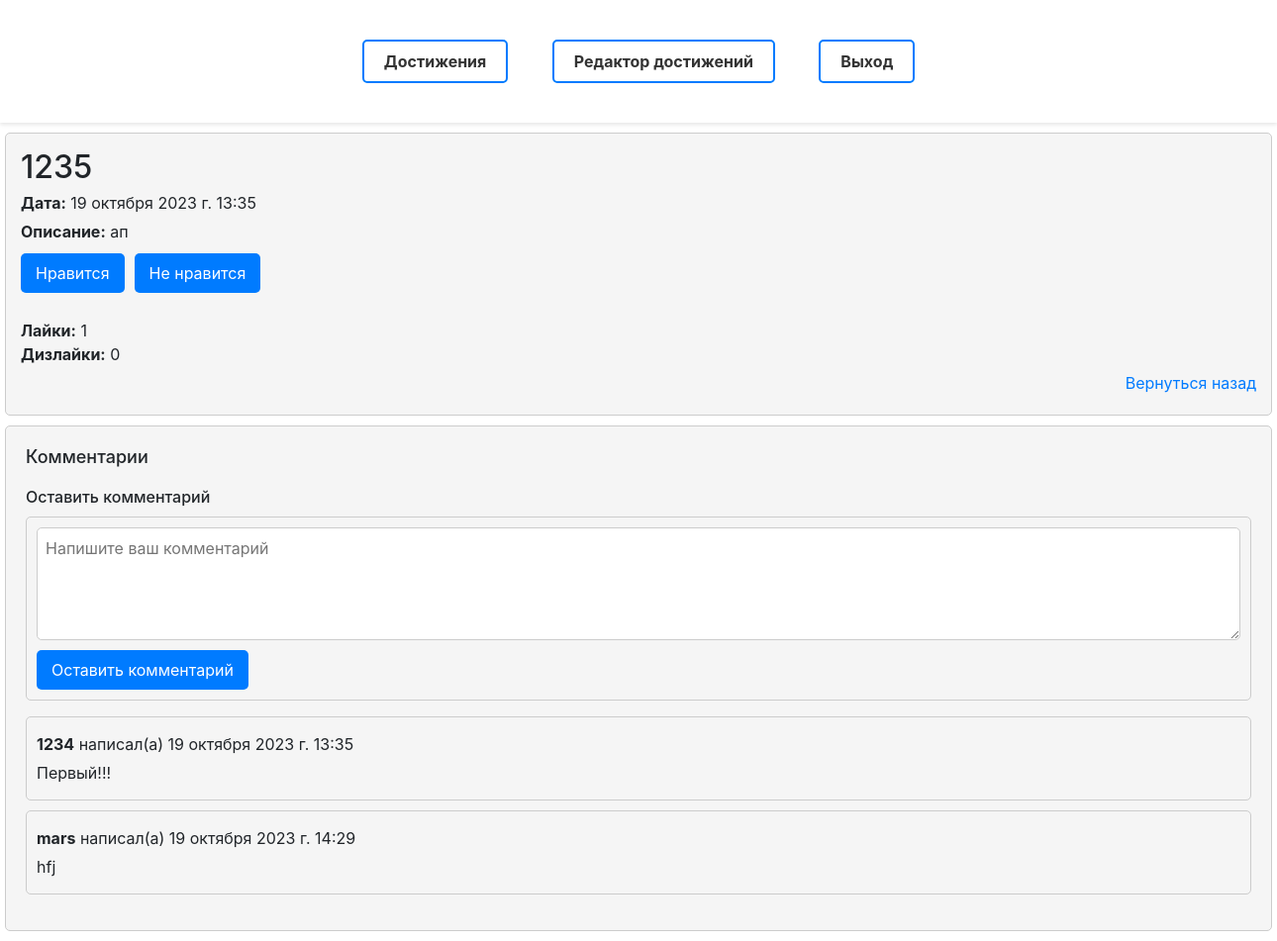
The app's page /achievement/5 (signed in) with its own data.
### laba1/models.py (models this page shows, shortened)
class Achievement(models.Model):
    title = models.CharField(verbose_name='Название', max_length=50)
    date = models.DateTimeField(verbose_name='Дата и время', auto_now=True)
    description = models.TextField(verbose_name='Описание')
    class Meta:
        verbose_name = 'Достижение'
        verbose_name_plural = 'Достижения'

class Comment(models.Model):
    achievement = models.ForeignKey(Achievement, on_delete=models.CASCADE)
    user = models.ForeignKey(User, on_delete=models.CASCADE)
    text = models.TextField()
    timestamp = models.DateTimeField(auto_now_add=True)

### laba1/views.py (the view)
# urls.py: path('achievement/<int:pk>', views.AchievementDetail.as_view(), name='detail_achievement'),
class AchievementDetail(DetailView):
    model = Achievement
    template_name = 'laba1/achievement.html'
    context_object_name = 'achievement'
    def get_context_data(self, **kwargs):
        context = super().get_context_data(**kwargs)
        achievement = self.get_object()
        comments = Comment.objects.filter(achievement=achievement)
        likes = Like.objects.filter(achievement=achievement, liked=True).count()
        dislikes = Like.objects.filter(achievement=achievement, liked=False).count()
        user = self.request.user
        liked_by_user = False
        disliked_by_user = False
        if user.is_authenticated:
            liked_by_user = Like.objects.filter(achievement=achievement, user=user, liked=True).exists()
            disliked_by_user = Like.objects.filter(achievement=achievement, user=user, liked=False).exists()
        context['comments'] = comments
        context['likes'] = likes
        context['dislikes'] = dislikes
        context['liked_by_user'] = liked_by_user
        context['disliked_by_user'] = disliked_by_user
        return context

### laba1/templates/laba1/achievement.html (shortened to what this page needs)
{% extends "laba1/index.html" %}
{% block content %}
<div class="achievement_block">
    <h2>{{ achievement.title }}</h2>
    <p><strong>Дата:</strong> {{ achievement.date }}</p>
    <p><strong>Описание:</strong> {{ achievement.description }}</p>
    <div class="like-buttons">
        {% if user.is_authenticated %}
            <form method="post" action="{% url 'like_achievement' achievement.id %}">
                {% if liked_by_user %}
                    <button type="submit" name="unlike">Убрать лайк</button>
                {% else %}
                    <button type="submit" name="like">Нравится</button>
                {% endif %}
            </form>
            <form method="post" action="{% url 'like_achievement' achievement.id %}">
                {% if disliked_by_user %}
                    <button type="submit" name="undislike">Убрать дизлайк</button>
                {% else %}
                    <button type="submit" name="dislike">Не нравится</button>
                {% endif %}
            </form>
        {% endif %}
    </div>
    <div class="like-count">
        <p><strong>Лайки:</strong> {{ likes }}</p>
        <p><strong>Дизлайки:</strong> {{ dislikes }}</p>
    </div>
    <p align="right"><a href="/">Вернуться назад</a></p>
</div>
    <div class="comment_block">
        <h3>Комментарии</h3>
        {% if user.is_authenticated %}
            <div class="comment-form">
                <h4>Оставить комментарий</h4>
                <form method="post" action="{% url 'add_comment' achievement.id %}">
                    <textarea name="text" rows="4" cols="50" placeholder="Напишите ваш комментарий"></textarea><br>
                    <button type="submit">Оставить комментарий</button>
                </form>
            </div>
        {% else %}
            <p>Чтобы оставить комментарий, <a href="{% url 'login' %}">войдите</a>.</p>
        {% endif %}
        <ul>
            {% for comment in comments %}
                <li>
                    <p><strong>{{ comment.user.username }}</strong> написал(а) {{ comment.timestamp }}</p>
                    <p>{{ comment.text }}</p>
                </li>
            {% endfor %}
        </ul>
    </div>
{% endblock %}

### laba1/static/laba1/css/style.css (style rules this page uses)
li { display: block; }
.achievement_block { background-color: #f5f5f5; border: 1px solid #ccc; padding: 15px; margin: 10px auto; border-radius: 5px; width: 1280px; }
.achievement_block h2 { margin: 0; }
.achievement_block p { margin: 5px 0; }
.comment_block { background-color: #f5f5f5; border: 1px solid #ccc; border-radius: 5px; padding: 20px; margin-top: 20px; margin: 10px auto; width: 1280px; }
.comment_block h3 { font-size: 18px; margin: 0 0 10px; }
.comment_block ul { list-style: none; padding: 0; }
.comment_block li { border: 1px solid #ccc; border-radius: 5px; padding: 10px; margin: 10px 0; }
.comment_block p { margin: 5px 0; }
.comment_block p strong { font-weight: bold; }
.comment-form { margin-top: 20px; }
.comment-form h4 { font-size: 16px; margin: 0 0 10px; }
.comment-form form { padding: 10px; border: 1px solid #ccc; border-radius: 5px; }
.comment-form textarea { width: 100%; padding: 8px; border: 1px solid #ccc; border-radius: 5px; margin-bottom: 10px; }
.comment-form button { background-color: #007bff; color: #fff; border: none; padding: 8px 15px; border-radius: 5px; cursor: pointer; transition: background-color 0.3s ease; }
.like-buttons { display: flex; align-items: center; margin-top: 10px; }
.like-buttons form { margin-right: 10px; }
.like-buttons button { background-color: #007bff; color: #fff; border: none; padding: 8px 15px; border-radius: 5px; cursor: pointer; transition: background-color 0.3s ease; }
.like-count { margin-top: 10px; }
.like-count p { margin: 0; }

### records on screen
Achievement: title "1235", date "19 октября 2023 г. 13:35", description "ап"
Comment: user.username "1234", timestamp "19 октября 2023 г. 13:35", text "Первый!!!"
Comment: user.username "mars", timestamp "19 октября 2023 г. 14:29", text "hfj"

### other values on screen
{{ likes }} "1"
{{ dislikes }} "0"
